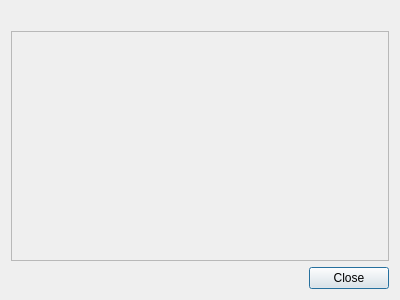
<?xml version="1.0" encoding="UTF-8"?>
<ui version="4.0">
 <class>CodecProblems</class>
 <widget class="QDialog" name="CodecProblems">
  <property name="geometry">
   <rect>
    <x>0</x>
    <y>0</y>
    <width>400</width>
    <height>300</height>
   </rect>
  </property>
  <property name="windowTitle">
   <string>Solutions for backend problems</string>
  </property>
  <property name="windowIcon">
   <iconset theme="help-about"/>
  </property>
  <layout class="QVBoxLayout" name="verticalLayout">
   <item>
    <widget class="QLabel" name="messageLabel">
     <property name="text">
      <string/>
     </property>
    </widget>
   </item>
   <item>
    <widget class="QScrollArea" name="scrollArea">
     <property name="widgetResizable">
      <bool>true</bool>
     </property>
     <widget class="QWidget" name="scrollAreaWidgetContents">
      <property name="geometry">
       <rect>
        <x>0</x>
        <y>0</y>
        <width>386</width>
        <height>240</height>
       </rect>
      </property>
      <layout class="QVBoxLayout" name="verticalLayout_2">
       <item>
        <widget class="QLabel" name="solutionsLabel">
         <property name="sizePolicy">
          <sizepolicy hsizetype="Preferred" vsizetype="MinimumExpanding">
           <horstretch>0</horstretch>
           <verstretch>0</verstretch>
          </sizepolicy>
         </property>
         <property name="text">
          <string/>
         </property>
         <property name="wordWrap">
          <bool>true</bool>
         </property>
         <property name="textInteractionFlags">
          <set>Qt::LinksAccessibleByMouse|Qt::TextSelectableByMouse</set>
         </property>
        </widget>
       </item>
      </layout>
     </widget>
    </widget>
   </item>
   <item>
    <layout class="QHBoxLayout" name="horizontalLayout">
     <item>
      <spacer name="horizontalSpacer">
       <property name="orientation">
        <enum>Qt::Horizontal</enum>
       </property>
       <property name="sizeHint" stdset="0">
        <size>
         <width>40</width>
         <height>20</height>
        </size>
       </property>
      </spacer>
     </item>
     <item>
      <widget class="QPushButton" name="closeButton">
       <property name="text">
        <string>Close</string>
       </property>
       <property name="icon">
        <iconset theme="dialog-close">
         <normaloff>../../../../</normaloff>../../../../</iconset>
       </property>
       <property name="default">
        <bool>true</bool>
       </property>
      </widget>
     </item>
    </layout>
   </item>
  </layout>
 </widget>
 <resources/>
 <connections/>
</ui>
